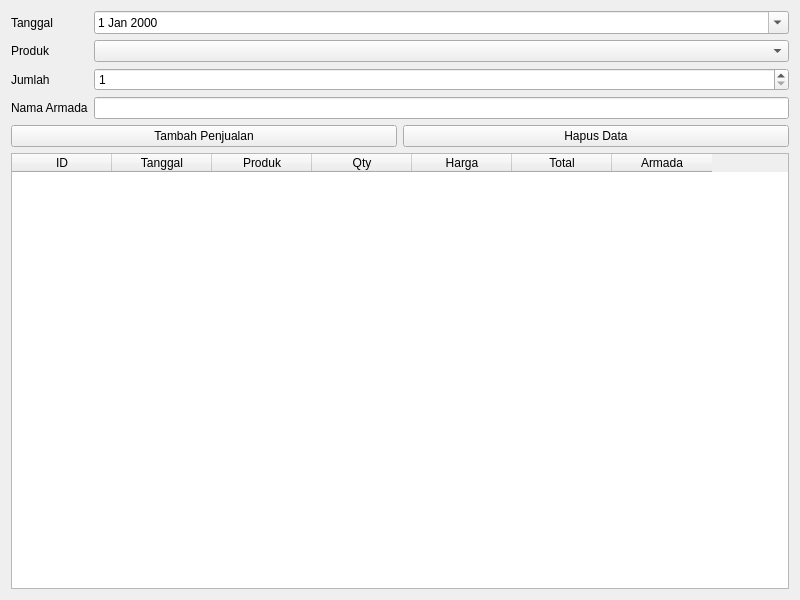
<?xml version="1.0" encoding="UTF-8"?>
<ui version="4.0">
 <class>FormPenjualan</class>
 <widget class="QWidget" name="FormPenjualan">
  <property name="geometry">
   <rect>
    <x>0</x>
    <y>0</y>
    <width>800</width>
    <height>600</height>
   </rect>
  </property>
  <property name="windowTitle">
   <string>Input Penjualan</string>
  </property>

  <layout class="QVBoxLayout" name="verticalLayout">
   <item>
    <layout class="QFormLayout" name="formLayout">
     <item row="0" column="0">
      <widget class="QLabel" name="labelTanggal">
       <property name="text">
        <string>Tanggal</string>
       </property>
      </widget>
     </item>
     <item row="0" column="1">
      <widget class="QDateEdit" name="dateEdit">
       <property name="calendarPopup">
        <bool>true</bool>
       </property>
      </widget>
     </item>

     <item row="1" column="0">
      <widget class="QLabel" name="labelProduk">
       <property name="text">
        <string>Produk</string>
       </property>
      </widget>
     </item>
     <item row="1" column="1">
      <widget class="QComboBox" name="cmbProduk"/>
     </item>

     <item row="2" column="0">
      <widget class="QLabel" name="labelQty">
       <property name="text">
        <string>Jumlah</string>
       </property>
      </widget>
     </item>
     <item row="2" column="1">
      <widget class="QSpinBox" name="spinQty">
       <property name="minimum">
        <number>1</number>
       </property>
      </widget>
     </item>

     <item row="3" column="0">
      <widget class="QLabel" name="labelArmada">
       <property name="text">
        <string>Nama Armada</string>
       </property>
      </widget>
     </item>
     <item row="3" column="1">
      <widget class="QLineEdit" name="inputArmada"/>
     </item>
    </layout>
   </item>

   <item>
    <layout class="QHBoxLayout" name="buttonLayout">
     <item>
      <widget class="QPushButton" name="btnTambah">
       <property name="text">
        <string>Tambah Penjualan</string>
       </property>
      </widget>
     </item>
     <item>
      <widget class="QPushButton" name="btnHapus">
       <property name="text">
        <string>Hapus Data</string>
       </property>
      </widget>
     </item>
    </layout>
   </item>

   <item>
    <widget class="QTableWidget" name="tablePenjualan">
     <column>
      <property name="text">
       <string>ID</string>
      </property>
     </column>
     <column>
      <property name="text">
       <string>Tanggal</string>
      </property>
     </column>
     <column>
      <property name="text">
       <string>Produk</string>
      </property>
     </column>
     <column>
      <property name="text">
       <string>Qty</string>
      </property>
     </column>
     <column>
      <property name="text">
       <string>Harga</string>
      </property>
     </column>
     <column>
      <property name="text">
       <string>Total</string>
      </property>
     </column>
     <column>
      <property name="text">
       <string>Armada</string>
      </property>
     </column>
    </widget>
   </item>
  </layout>
 </widget>
 <resources/>
 <connections/>
</ui>
